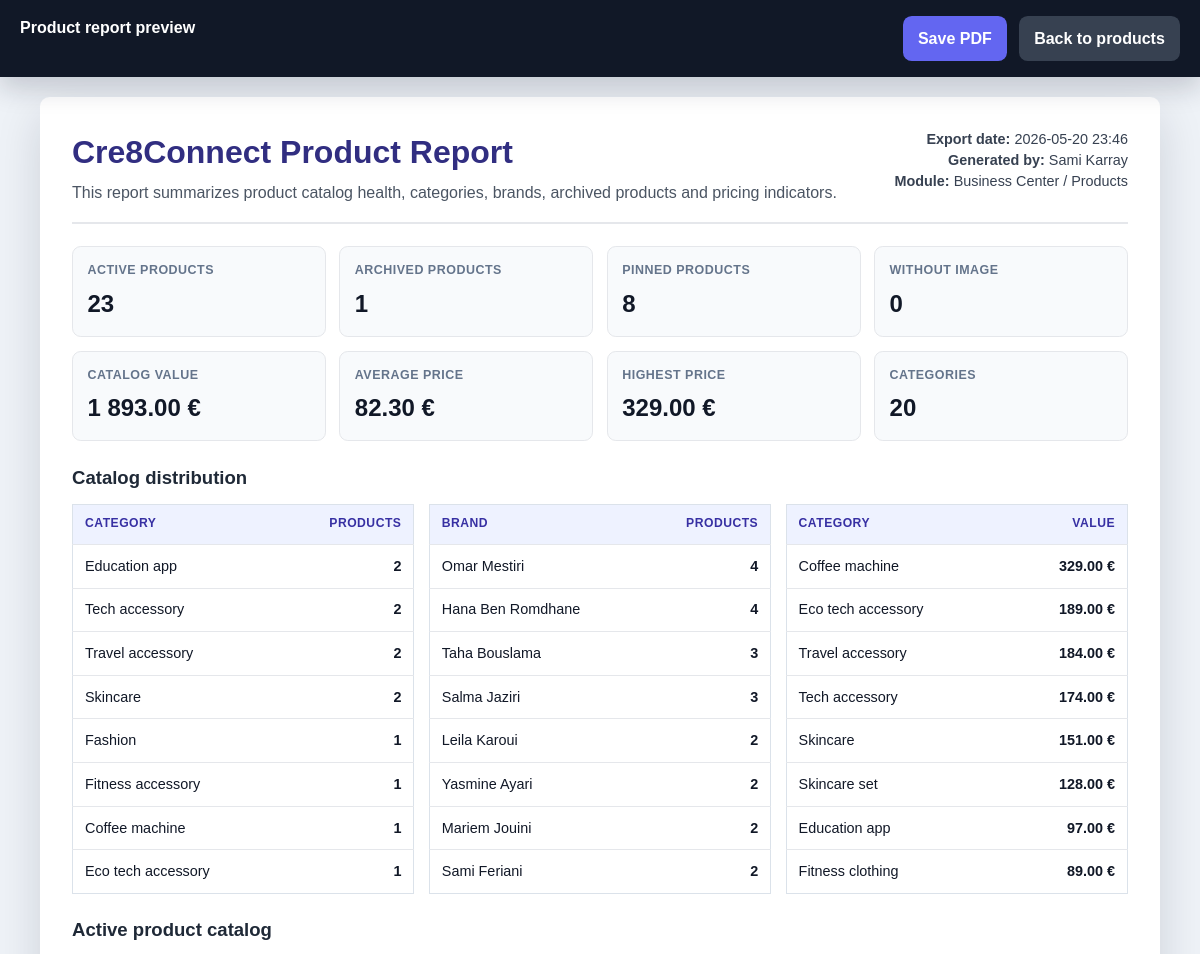
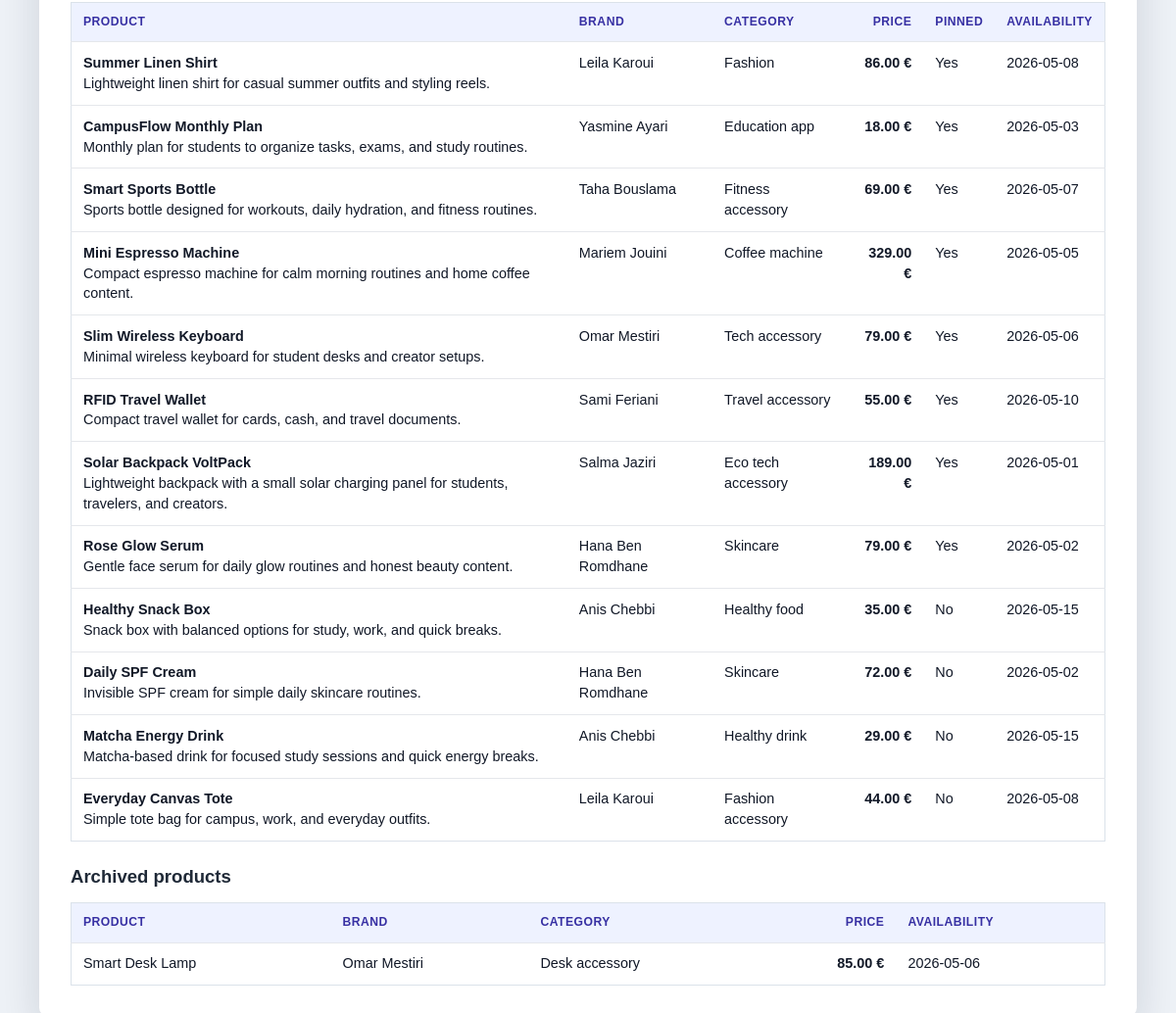
The app's page /Vue/FrontOffice/produit/admin_report.php (signed in) with its own data (2 pictures, top to bottom).
### tables this page shows
CREATE TABLE `produit` (
  `idProduit` int(10) UNSIGNED NOT NULL,
  `idMarque` int(10) UNSIGNED NOT NULL,
  `nomProduit` varchar(150) NOT NULL,
  `description` text NOT NULL,
  `caracteristiques` text NOT NULL,
  `prix` decimal(10,2) NOT NULL,
  `image` varchar(255) DEFAULT NULL,
  `categorie` varchar(100) DEFAULT NULL,
  `estArchive` tinyint(1) DEFAULT 0,
  `estEpingle` tinyint(1) DEFAULT 0,
  `sortOrder` int(11) DEFAULT 0,
  `dateDisponibilite` date DEFAULT NULL,
  `noteInterne` text DEFAULT NULL
);

CREATE TABLE `utilisateur` (
  `id` int(10) UNSIGNED NOT NULL,
  `nom` varchar(150) NOT NULL,
  `email` varchar(190) NOT NULL,
  `mot_de_passe` varchar(255) NOT NULL,
  `role` enum('createur','marque','admin','super_admin','hyper_admin') NOT NULL,
  `statut` enum('actif','en_attente','suspendu','bloque') NOT NULL DEFAULT 'en_attente',
  `tentatives_login` int(10) UNSIGNED NOT NULL DEFAULT 0,
  `date_creation` datetime NOT NULL DEFAULT current_timestamp(),
  `reset_token` varchar(255) DEFAULT NULL,
  `reset_expire` datetime DEFAULT NULL,
  `face_descriptor` text DEFAULT NULL,
  `suspended_by` int(11) DEFAULT NULL,
  `suspended_by_role` varchar(30) DEFAULT NULL,
  `suspended_at` datetime DEFAULT NULL,
  `suspension_reason` text DEFAULT NULL
);

### Controleur/produitC.php (called while the page is built, shortened)
<?php
class ProduitC
{
    public function afficherProduits(?int $idMarque = null): array
    {
        $where = $idMarque ? "WHERE p.estArchive = 0 AND p.idMarque = :idMarque" : "WHERE p.estArchive = 0";
        $sql   = "SELECT p.*, u.nom AS nomMarque
                  FROM produit p
                  LEFT JOIN utilisateur u ON u.id = p.idMarque
                  $where
                  ORDER BY p.estEpingle DESC, p.sortOrder ASC, p.idProduit DESC";
        $db    = config::getConnexion();
        return $db->query($sql)->fetchAll();
    }
    public function afficherProduitsArchives(?int $idMarque = null): array
    {
        $where = $idMarque ? "WHERE p.estArchive = 1 AND p.idMarque = :idMarque" : "WHERE p.estArchive = 1";
        $sql   = "SELECT p.*, u.nom AS nomMarque
                  FROM produit p
                  LEFT JOIN utilisateur u ON u.id = p.idMarque
                  $where
                  ORDER BY p.idProduit DESC";
        $db    = config::getConnexion();
        return $db->query($sql)->fetchAll();
    }
}

### Vue/FrontOffice/produit/admin_report.php (the view, shortened to what this page needs)
<?php
require_once __DIR__ . '/../../../Controleur/produitC.php';
$sessionUser = $_SESSION['utilisateur'] ?? ($_SESSION['user'] ?? []);
function businessReportValue($value, string $fallback = '—'): string
{
    $value = trim((string) $value);
    return $value !== '' ? $value : $fallback;
}
function businessReportMoney($value): string
{
    return number_format((float) $value, 2, '.', ' ') . ' €';
}
function businessReportDate($value): string
{
    $value = trim((string) $value);
    $timestamp = strtotime($value);
    return $timestamp ? date('Y-m-d', $timestamp) : $value;
}
function businessReportText($value): string
{
    return htmlspecialchars((string) $value, ENT_QUOTES, 'UTF-8');
}
function businessReportTopRows(array $rows, int $limit = 8): array
{
    return array_slice($rows, 0, $limit, true);
}
$controller = new ProduitC();
$generatedAt = date('Y-m-d H:i');
$generatedBy = trim(($sessionUser['prenom'] ?? '') . ' ' . ($sessionUser['nom'] ?? ''));
$archivedProducts = [];
$categoryRows = [];
$brandRows = [];
$priceRows = [];
$recentProducts = [];
try {
    $activeProducts = $controller->afficherProduits();
    $archivedProducts = $controller->afficherProduitsArchives();
    $allProducts = array_merge($activeProducts, $archivedProducts);
    $totalActive = count($activeProducts);
    $totalArchived = count($archivedProducts);
    $pinnedCount = count(array_filter($activeProducts, static fn($item) => !empty($item['estEpingle'])));
    $withoutImage = count(array_filter($activeProducts, static fn($item) => empty($item['image'])));
    $catalogValue = array_sum(array_map(static fn($item) => (float) ($item['prix'] ?? 0), $activeProducts));
    $avgPrice = $totalActive > 0 ? $catalogValue / $totalActive : 0;
    $highestPrice = $totalActive > 0 ? max(array_map(static fn($item) => (float) ($item['prix'] ?? 0), $activeProducts)) : 0;
    foreach ($allProducts as $product) {
        $category = businessReportValue($product['categorie'] ?? '', 'Uncategorized');
        $brand = businessReportValue($product['nomMarque'] ?? '', 'Unknown brand');
        $categoryRows[$category] = ($categoryRows[$category] ?? 0) + 1;
        $brandRows[$brand] = ($brandRows[$brand] ?? 0) + 1;
        $priceRows[$category] = ($priceRows[$category] ?? 0) + (float) ($product['prix'] ?? 0);
    }
    arsort($categoryRows);
    arsort($brandRows);
    arsort($priceRows);
    $recentProducts = businessReportTopRows($activeProducts, 12);
} catch (Throwable $exception) {
    $error = 'The product report could not be generated right now.';
    $totalActive = $totalArchived = $pinnedCount = $withoutImage = 0;
    $catalogValue = $avgPrice = $highestPrice = 0;
}
?>
<!DOCTYPE html>
<html lang="en">
<head>
</head>
<body>
    <div class="report-toolbar no-print">
        <strong>Product report preview</strong>
        <div class="report-toolbar-actions">
            <button type="button" onclick="window.print()">Save PDF</button>
            <a class="secondary" href="index.php">Back to products</a>
        </div>
    </div>
    <main class="report-page">
        <header class="report-header">
            <div>
                <h1>Cre8Connect Product Report</h1>
                <p class="report-note">This report summarizes product catalog health, categories, brands, archived products and pricing indicators.</p>
            </div>
            <div class="report-meta">
                <div><strong>Export date:</strong> <?= businessReportText($generatedAt) ?></div>
                <div><strong>Generated by:</strong> <?= businessReportText($generatedBy) ?></div>
                <div><strong>Module:</strong> Business Center / Products</div>
            </div>
        </header>
        <section class="summary-grid" aria-label="Product summary">
            <article class="summary-card"><span>Active products</span><strong><?= (int) $totalActive ?></strong></article>
            <article class="summary-card"><span>Archived products</span><strong><?= (int) $totalArchived ?></strong></article>
            <article class="summary-card"><span>Pinned products</span><strong><?= (int) $pinnedCount ?></strong></article>
            <article class="summary-card"><span>Without image</span><strong><?= (int) $withoutImage ?></strong></article>
            <article class="summary-card"><span>Catalog value</span><strong><?= businessReportMoney($catalogValue) ?></strong></article>
            <article class="summary-card"><span>Average price</span><strong><?= businessReportMoney($avgPrice) ?></strong></article>
            <article class="summary-card"><span>Highest price</span><strong><?= businessReportMoney($highestPrice) ?></strong></article>
            <article class="summary-card"><span>Categories</span><strong><?= count($categoryRows) ?></strong></article>
        </section>
        <section class="report-section">
            <h2>Catalog distribution</h2>
            <div class="stats-grid">
                <table>
                    <thead><tr><th>Category</th><th class="number-cell">Products</th></tr></thead>
                    <tbody>
                    <?php if ($categoryRows): foreach (businessReportTopRows($categoryRows, 8) as $label => $total): ?>
                        <tr><td><?= businessReportText($label) ?></td><td class="number-cell"><?= (int) $total ?></td></tr>
                    <?php endforeach; else: ?>
                        <tr><td colspan="2" class="empty-cell">No category data available.</td></tr>
                    <?php endif; ?>
                    </tbody>
                </table>
                <table>
                    <thead><tr><th>Brand</th><th class="number-cell">Products</th></tr></thead>
                    <tbody>
                    <?php if ($brandRows): foreach (businessReportTopRows($brandRows, 8) as $label => $total): ?>
                        <tr><td><?= businessReportText($label) ?></td><td class="number-cell"><?= (int) $total ?></td></tr>
                    <?php endforeach; else: ?>
                        <tr><td colspan="2" class="empty-cell">No brand data available.</td></tr>
                    <?php endif; ?>
                    </tbody>
                </table>
                <table>
                    <thead><tr><th>Category</th><th class="number-cell">Value</th></tr></thead>
                    <tbody>
                    <?php if ($priceRows): foreach (businessReportTopRows($priceRows, 8) as $label => $total): ?>
                        <tr><td><?= businessReportText($label) ?></td><td class="number-cell"><?= businessReportMoney($total) ?></td></tr>
                    <?php endforeach; else: ?>
                        <tr><td colspan="2" class="empty-cell">No price data available.</td></tr>
                    <?php endif; ?>
                    </tbody>
                </table>
            </div>
        </section>
        <section class="report-section">
            <h2>Active product catalog</h2>
            <table>
                <thead>
                    <tr>
                        <th>Product</th>
                        <th>Brand</th>
                        <th>Category</th>
                        <th class="number-cell">Price</th>
                        <th>Pinned</th>
                        <th>Availability</th>
                    </tr>
                </thead>
                <tbody>
                <?php if ($recentProducts): foreach ($recentProducts as $product): ?>
                    <tr>
                        <td>
                            <strong><?= businessReportText($product['nomProduit'] ?? 'Untitled product') ?></strong><br>
                            <span><?= businessReportText(businessReportValue($product['description'] ?? '', 'No description shared')) ?></span>
                        </td>
                        <td><?= businessReportText(businessReportValue($product['nomMarque'] ?? '', 'Unknown brand')) ?></td>
                        <td><?= businessReportText(businessReportValue($product['categorie'] ?? '', 'Uncategorized')) ?></td>
                        <td class="number-cell"><?= businessReportMoney($product['prix'] ?? 0) ?></td>
                        <td><?= !empty($product['estEpingle']) ? 'Yes' : 'No' ?></td>
                        <td><?= businessReportText(businessReportDate($product['dateDisponibilite'] ?? null)) ?></td>
                    </tr>
                <?php endforeach; else: ?>
                    <tr><td colspan="6" class="empty-cell">No active products available.</td></tr>
                <?php endif; ?>
                </tbody>
            </table>
        </section>
        <section class="report-section">
            <h2>Archived products</h2>
            <table>
                <thead>
                    <tr>
                        <th>Product</th>
                        <th>Brand</th>
                        <th>Category</th>
                        <th class="number-cell">Price</th>
                        <th>Availability</th>
                    </tr>
                </thead>
                <tbody>
                <?php if ($archivedProducts): foreach (businessReportTopRows($archivedProducts, 10) as $product): ?>
                    <tr>
                        <td><?= businessReportText($product['nomProduit'] ?? 'Untitled product') ?></td>
                        <td><?= businessReportText(businessReportValue($product['nomMarque'] ?? '', 'Unknown brand')) ?></td>
                        <td><?= businessReportText(businessReportValue($product['categorie'] ?? '', 'Uncategorized')) ?></td>
                        <td class="number-cell"><?= businessReportMoney($product['prix'] ?? 0) ?></td>
                        <td><?= businessReportText(businessReportDate($product['dateDisponibilite'] ?? null)) ?></td>
                    </tr>
                <?php endforeach; else: ?>
                    <tr><td colspan="5" class="empty-cell">No archived products available.</td></tr>
                <?php endif; ?>
                </tbody>
            </table>
        </section>
    </main>
</body>
</html>

### Vue/FrontOffice/produit/admin_report.php (style rules this page uses)
* { box-sizing: border-box; }
body { margin: 0; background: #eef2f7; color: #111827; font-family: Arial, Helvetica, sans-serif; line-height: 1.45; }
.report-toolbar { position: sticky; top: 0; z-index: 5; display: flex; justify-content: space-between; gap: 1rem; padding: 1rem 1.25rem; background: #111827; color: #ffffff; box-shadow: 0 12px 26px rgba(15, 23, 42, 0.18); }
.report-toolbar div, .report-toolbar-actions { display: flex; gap: 0.75rem; flex-wrap: wrap; align-items: center; }
.report-toolbar a, .report-toolbar button { border: 0; border-radius: 0.55rem; background: #6366f1; color: #ffffff; padding: 0.68rem 0.95rem; font: inherit; font-weight: 700; text-decoration: none; cursor: pointer; }
.report-toolbar a.secondary { background: #374151; }
.report-page { width: min(1120px, calc(100% - 2rem)); margin: 1.25rem auto 2rem; padding: 2rem; background: #ffffff; border-radius: 0.6rem; box-shadow: 0 18px 46px rgba(15, 23, 42, 0.14); }
.report-header { display: flex; justify-content: space-between; gap: 1.25rem; border-bottom: 2px solid #e5e7eb; padding-bottom: 1.1rem; }
.report-header h1 { margin: 0; color: #312e81; font-size: 2rem; }
.report-header p, .report-note { margin: 0.35rem 0 0; color: #4b5563; }
.report-meta { min-width: 240px; text-align: right; color: #374151; font-size: 0.9rem; }
.summary-grid { display: grid; grid-template-columns: repeat(4, minmax(0, 1fr)); gap: 0.85rem; margin: 1.4rem 0; }
.summary-card { border: 1px solid #e5e7eb; border-radius: 0.55rem; padding: 0.9rem; background: #f8fafc; }
.summary-card span { display: block; color: #64748b; font-size: 0.78rem; font-weight: 700; text-transform: uppercase; letter-spacing: 0.04em; }
.summary-card strong { display: block; margin-top: 0.45rem; color: #111827; font-size: 1.5rem; }
.report-section { margin-top: 1.45rem; break-inside: avoid; }
.report-section h2 { margin: 0 0 0.75rem; color: #1f2937; font-size: 1.16rem; }
.stats-grid { display: grid; grid-template-columns: repeat(3, minmax(0, 1fr)); gap: 0.9rem; }
table { width: 100%; border-collapse: collapse; border: 1px solid #dbe2ea; background: #ffffff; font-size: 0.9rem; }
th, td { padding: 0.68rem 0.75rem; border-bottom: 1px solid #e5e7eb; text-align: left; vertical-align: top; }
th { background: #eef2ff; color: #3730a3; font-size: 0.76rem; text-transform: uppercase; letter-spacing: 0.04em; }
tr:last-child td { border-bottom: 0; }
.number-cell { text-align: right; font-weight: 700; }

### records on screen
produit: sortOrder "2", estEpingle "1", nomProduit "Rose Glow Serum", description "Gentle face serum for daily glow routines and honest beauty content.", idMarque.nom "Hana Ben Romdhane", categorie "Skincare", prix "79.00 €", shows "Yes", dateDisponibilite "2026-05-02"
produit: nomProduit "Summer Linen Shirt", description "Lightweight linen shirt for casual summer outfits and styling reels.", idMarque.nom "Leila Karoui", categorie "Fashion", prix "86.00 €", estEpingle "Yes", dateDisponibilite "2026-05-08"
produit: nomProduit "CampusFlow Monthly Plan", description "Monthly plan for students to organize tasks, exams, and study routines.", idMarque.nom "Yasmine Ayari", categorie "Education app", prix "18.00 €", estEpingle "Yes", dateDisponibilite "2026-05-03"
produit: nomProduit "Smart Sports Bottle", description "Sports bottle designed for workouts, daily hydration, and fitness routines.", idMarque.nom "Taha Bouslama", categorie "Fitness accessory", prix "69.00 €", estEpingle "Yes", dateDisponibilite "2026-05-07"
produit: nomProduit "Mini Espresso Machine", description "Compact espresso machine for calm morning routines and home coffee content.", idMarque.nom "Mariem Jouini", categorie "Coffee machine", prix "329.00 €", estEpingle "Yes", dateDisponibilite "2026-05-05"
produit: nomProduit "Slim Wireless Keyboard", description "Minimal wireless keyboard for student desks and creator setups.", idMarque.nom "Omar Mestiri", categorie "Tech accessory", prix "79.00 €", estEpingle "Yes", dateDisponibilite "2026-05-06"
produit: nomProduit "RFID Travel Wallet", description "Compact travel wallet for cards, cash, and travel documents.", idMarque.nom "Sami Feriani", categorie "Travel accessory", prix "55.00 €", estEpingle "Yes", dateDisponibilite "2026-05-10"
produit: nomProduit "Solar Backpack VoltPack", description "Lightweight backpack with a small solar charging panel for students, travelers, and creators.", idMarque.nom "Salma Jaziri", categorie "Eco tech accessory", prix "189.00 €", estEpingle "Yes", dateDisponibilite "2026-05-01"
produit: nomProduit "Healthy Snack Box", description "Snack box with balanced options for study, work, and quick breaks.", idMarque.nom "Anis Chebbi", categorie "Healthy food", prix "35.00 €", estEpingle "No", dateDisponibilite "2026-05-15"
produit: nomProduit "Daily SPF Cream", description "Invisible SPF cream for simple daily skincare routines.", idMarque.nom "Hana Ben Romdhane", categorie "Skincare", prix "72.00 €", estEpingle "No", dateDisponibilite "2026-05-02"
produit: nomProduit "Matcha Energy Drink", description "Matcha-based drink for focused study sessions and quick energy breaks.", idMarque.nom "Anis Chebbi", categorie "Healthy drink", prix "29.00 €", estEpingle "No", dateDisponibilite "2026-05-15"
produit: nomProduit "Everyday Canvas Tote", description "Simple tote bag for campus, work, and everyday outfits.", idMarque.nom "Leila Karoui", categorie "Fashion accessory", prix "44.00 €", estEpingle "No", dateDisponibilite "2026-05-08"
produit: nomProduit "Smart Desk Lamp", idMarque.nom "Omar Mestiri", categorie "Desk accessory", prix "85.00 €", dateDisponibilite "2026-05-06"

### other values on screen
businessReportText($generatedBy) "Sami Karray"
$totalActive "23"
$totalArchived "1"
$pinnedCount "8"
$withoutImage "0"
businessReportMoney($catalogValue) "1 893.00 €"
businessReportMoney($avgPrice) "82.30 €"
businessReportMoney($highestPrice) "329.00 €"
count($categoryRows) "20"
businessReportText($label) "Education app"
businessReportText($label) "Tech accessory"
businessReportText($label) "Travel accessory"
businessReportText($label) "Skincare"
businessReportText($label) "Fashion"
businessReportText($label) "Fitness accessory"
